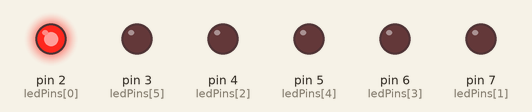
Recording of a sketch running on a simulated Arduino Uno, built with avr-gcc and run on an emulated ATmega328P. Parts: output pins drawn as LEDs (lit = HIGH).

Above: at 0.05 s.
At 0.35 s:
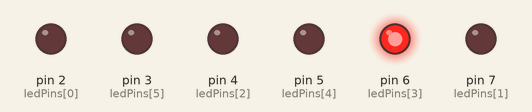
At 0.95 s:
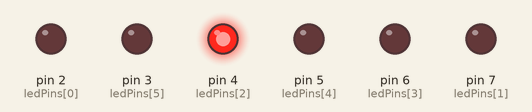
At 1.35 s:
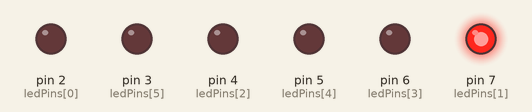
At 1.8 s:
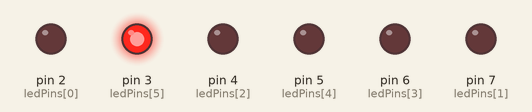
At 2.85 s:
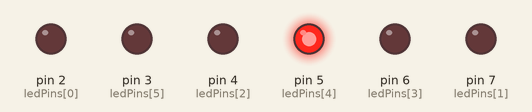
Timing chart, 0 to 3.1 s (numbered marks = the images above):
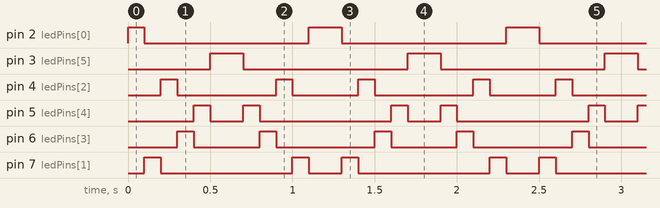

The sketch:

code.ino
```cpp
/*
  Arrays
  Lights LEDs on the pins listed in an array, forwards then backwards.
*/
int timer = 100;
int ledPins[] = { 2, 7, 4, 6, 5, 3 };   // an array of pin numbers, in any order
int pinCount = 6;

void setup() {
  for (int thisPin = 0; thisPin < pinCount; thisPin++) {
    pinMode(ledPins[thisPin], OUTPUT);
  }
}

void loop() {
  for (int thisPin = 0; thisPin < pinCount; thisPin++) {
    digitalWrite(ledPins[thisPin], HIGH);
    delay(timer);
    digitalWrite(ledPins[thisPin], LOW);
  }
  for (int thisPin = pinCount - 1; thisPin >= 0; thisPin--) {
    digitalWrite(ledPins[thisPin], HIGH);
    delay(timer);
    digitalWrite(ledPins[thisPin], LOW);
  }
}
```

Measured:
- by itself, pin 2 (ledPins[0]): repeats every 1.2 s: LOW 1.0 s, HIGH 0.20 s
- by itself, pin 3 (ledPins[5]): alternates HIGH for 0.20 s and LOW for 1.0 s
- by itself, pin 4 (ledPins[2]): repeats every 1.2 s: LOW 0.60 s, HIGH 0.10 s, LOW 0.40 s, HIGH 0.10 s
- by itself, pin 5 (ledPins[4]): repeats every 1.2 s: LOW 0.20 s, HIGH 0.10 s, LOW 0.80 s, HIGH 0.10 s
- by itself, pin 6 (ledPins[3]): repeats every 1.2 s: LOW 0.40 s, HIGH 0.10 s, LOW 0.60 s, HIGH 0.10 s
- by itself, pin 7 (ledPins[1]): repeats every 1.2 s: LOW 0.80 s, HIGH 0.10 s, LOW 0.20 s, HIGH 0.10 s
